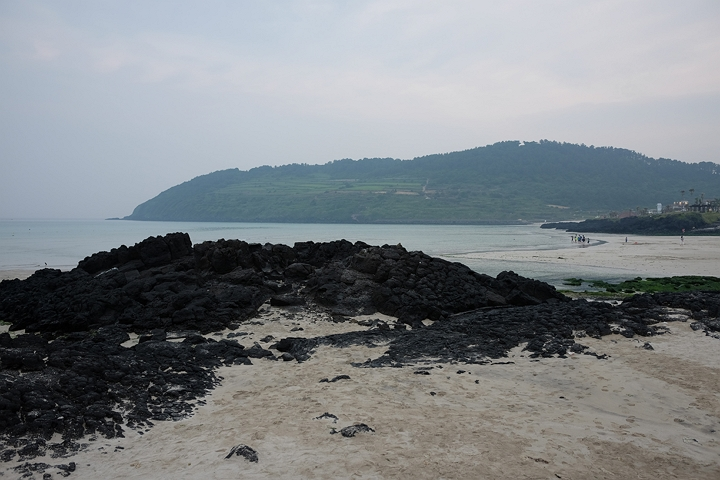
#> input picture W4_Local Featrue/img1.jpg, 720 x 480 px
$ python 4_3.py
#> lines starting #> are read from the running program, lines starting #| are printed output that depends on the picture
import cv2 as cv
import matplotlib.pyplot as plt
import numpy as np

img1 = cv.imread('img1.jpg')   # img 1 로드
#> img1 is the input picture: shape (480, 720, 3); mean B, G, R 134.2, 130.6, 125.7
img2 = cv.imread('img2.jpg')   # img2 로드
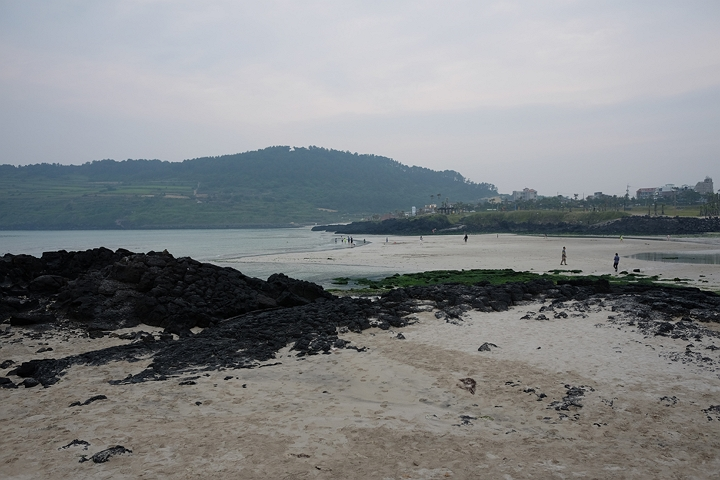
#> input picture W4_Local Featrue/img2.jpg, 720 x 480 px
#> img2 is the input picture: shape (480, 720, 3); mean B, G, R 134.4, 132.3, 129.6
if img1 is None or img2 is None:                                                       # 이미지 로드 실패 시
    raise FileNotFoundError("이미지 파일을 찾을 수 없습니다.")                         # 오류
img1_rgb = cv.cvtColor(img1, cv.COLOR_BGR2RGB)                                         # img 1 BGR → RGB 변환
img2_rgb = cv.cvtColor(img2, cv.COLOR_BGR2RGB)                                         # img 2 BGR → RGB 변환

sift = cv.SIFT_create()                                                                # SIFT 객체 생성

kp1, des1 = sift.detectAndCompute(img1_rgb, mask=None)                                 # img1의 특징점 및 디스크립터 계산
#> kp1 = 963 keypoints; strongest (x, y, size): (619, 303, 2.6), (427, 373, 2.2), (440, 367, 2), (205, 368, 1.9)
kp2, des2 = sift.detectAndCompute(img2_rgb, mask=None)                                 # img2의 특징점 및 디스크립터 계산
#> kp2 = 942 keypoints; strongest (x, y, size): (466, 237, 2), (638, 270, 2.3), (635, 270, 1.9), (244, 386, 2.5)
print(f"img1 특징점 수: {len(kp1)},  img2 특징점 수: {len(kp2)}")                     # 각 이미지 특징점 개수 출력
#| img1 특징점 수: 963,  img2 특징점 수: 942

bf = cv.BFMatcher()                                                                    # BFMatcher 객체 생성 (기본: L2 거리)
knn_matches = bf.knnMatch(des1, des2, k=2)                                             # 각 특징점에 대해 최근접 이웃 2개 매칭
#> knn_matches = 963 matches

good_matches = []                                                                      # 좋은 매칭 결과를 저장할 리스트
for m, n in knn_matches:                                                               # 매칭 쌍 순회
    if m.distance < 0.7 * n.distance:                                                  # Lowe's ratio test: 거리 비율이 0.7 미만이면
        good_matches.append(m)                                                         # 좋은 매칭으로 채택
#> after the loop, good_matches = 275 matches
print(f"좋은 매칭 수: {len(good_matches)}")                                            # 좋은 매칭 개수 출력
#| 좋은 매칭 수: 275

pts1 = np.float32([kp1[m.queryIdx].pt for m in good_matches])                         # img1의 매칭 특징점 좌표 추출
#> pts1 = 275 pairs, first value 13.97 to 708.6, second value 135.2 to 465
pts2 = np.float32([kp2[m.trainIdx].pt for m in good_matches])                         # img2의 매칭 특징점 좌표 추출
#> pts2 = 275 pairs, first value 8.3 to 708.1, second value 141.1 to 471.8

H, mask = cv.findHomography(pts2, pts1, cv.RANSAC, 5.0)                               # RANSAC으로 호모그래피 행렬 계산 (이상점 제거)
#> H = [[0.623, 0.0325, 253], [-0.103, 0.877, 20.78], [-0.000529, 1.36e-05, 1]]; mask = 275 values, max 1 at index 4, min 0 at index 0, mean 0.975
print(f"호모그래피 행렬:\n{H}")                                                        # 계산된 호모그래피 행렬 출력
#| 호모그래피 행렬:
#| [[ 6.22894197e-01  3.24981952e-02  2.53041321e+02]
#|  [-1.02623522e-01  8.77298785e-01  2.07755289e+01]
#|  [-5.28615139e-04  1.35888104e-05  1.00000000e+00]]

h1, w1 = img1_rgb.shape[:2]                                                            # img1 높이·너비 추출
#> h1 = 480; w1 = 720
h2, w2 = img2_rgb.shape[:2]                                                            # img2 높이·너비 추출
#> h2 = 480; w2 = 720
panorama_w = w1 + w2                                                                   # 파노라마 너비: 두 이미지 너비 합산
#> panorama_w = 1440
panorama_h = max(h1, h2)                                                               # 파노라마 높이: 두 이미지 중 큰 높이 사용
#> panorama_h = 480

warped = cv.warpPerspective(img2_rgb, H, (panorama_w, panorama_h))                    # img2를 호모그래피로 변환하여 img1 시점에 정렬
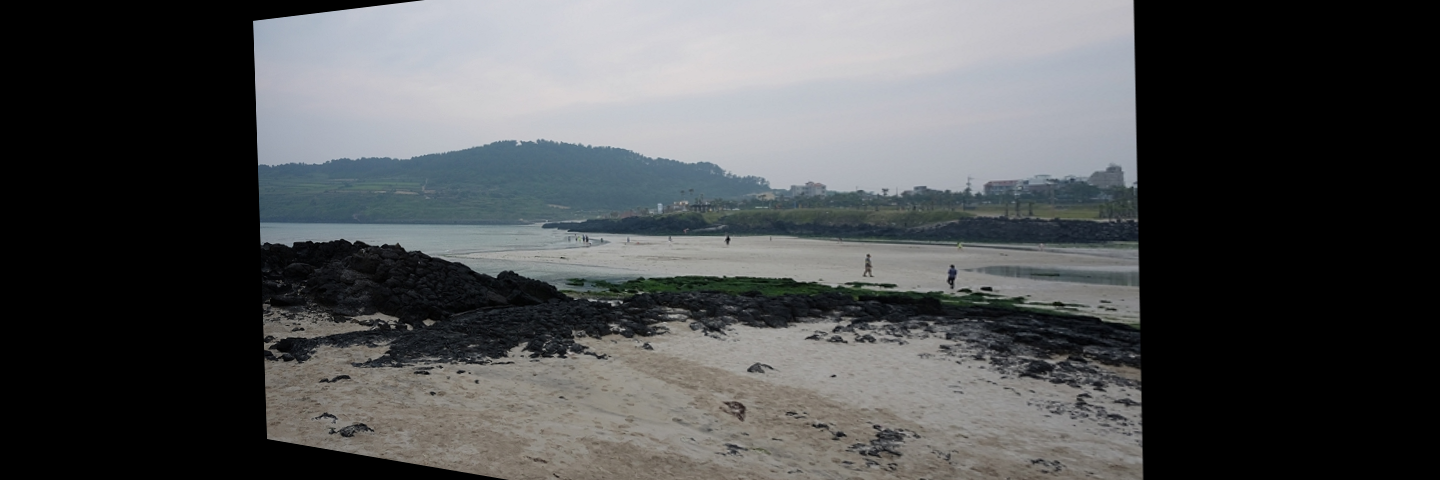
#> warped: shape (480, 1440, 3); mean R, G, B 77.9, 79.6, 80.9
warped[0:h1, 0:w1] = img1_rgb                                                          # 변환된 이미지 위에 img1을 덮어씌워 합성
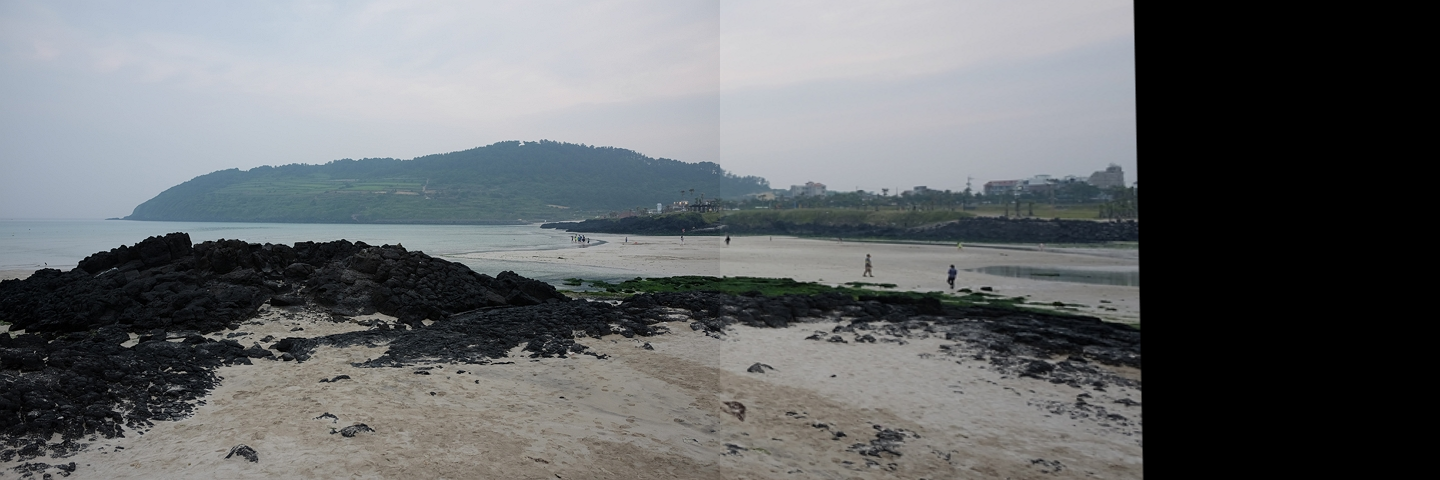
#> warped: shape (480, 1440, 3); mean R, G, B 101.8, 104.8, 107.1

match_draw = cv.drawMatches(                                                           # 매칭 결과 이미지 생성
    img1_rgb, kp1,                                                                     # img2와 특징점
    img2_rgb, kp2,                                                                     # img2와 특징점
    good_matches[:50],                                                                 # 상위 50개 좋은 매칭만 표시
    outImg=None,                                                                       # 출력 이미지 (None이면 새로 생성)
    flags=cv.DrawMatchesFlags_NOT_DRAW_SINGLE_POINTS                                   # 매칭되지 않은 특징점은 표시 안 함
)
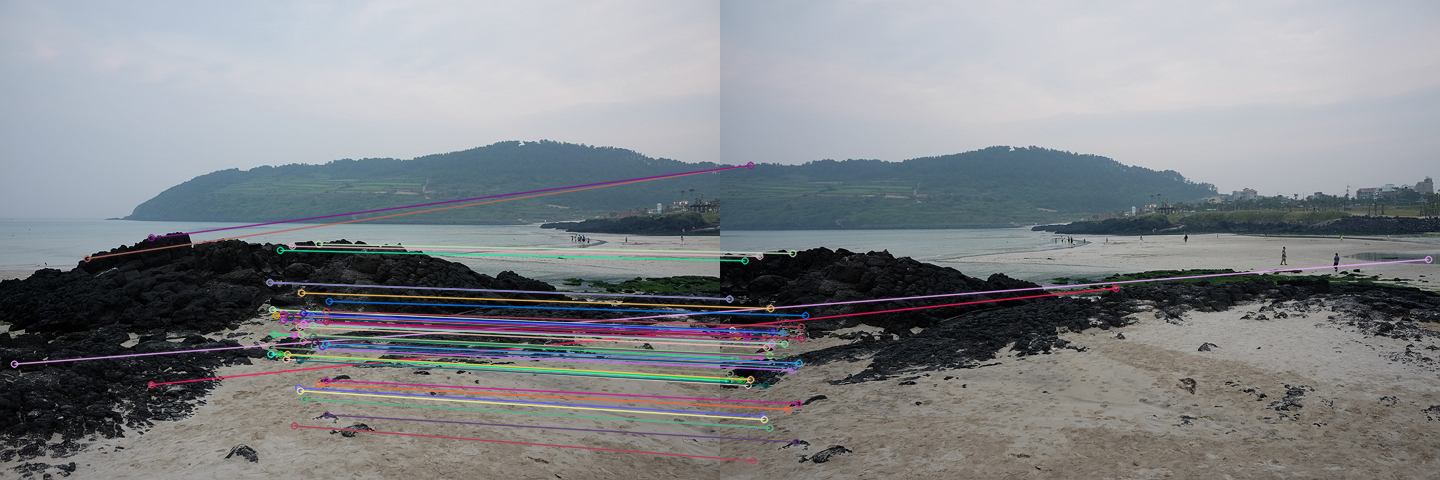
#> match_draw: shape (480, 1440, 3); mean R, G, B 130, 133.1, 137

fig, axes = plt.subplots(1, 2, figsize=(16, 6))                                        # 1행 2열 서브플롯 생성
fig.suptitle('SIFT Homography', fontsize=16, fontweight='bold')                        # 전체 제목 설정

axes[0].imshow(match_draw)                                                             # 1번 칸에 매칭 결과 출력
axes[0].set_title(f'Matching Result ({len(good_matches)} matches)', fontsize=13)       # 1번째 칸 제목 설정
axes[0].axis('off')                                                                    # 1번째 칸 축 숨기기

axes[1].imshow(warped)                                                                 # 2번 칸에 변환·합성된 이미지 출력
axes[1].set_title('Warped Image (Panorama)', fontsize=13)                              # 2번째 칸 제목 설정
axes[1].axis('off')                                                                    # 2번째 칸 축 숨기기

plt.tight_layout()                                                                     # 서브플롯 간격 자동 조정
plt.savefig('sift_homography_result.png', dpi=150, bbox_inches='tight')                # 결과 이미지 파일로 저장
plt.show()                                                                             # 화면에 이미지 출력
print("결과 이미지 저장 완료: sift_homography_result.png")                             # 저장 완료 메시지 출력
